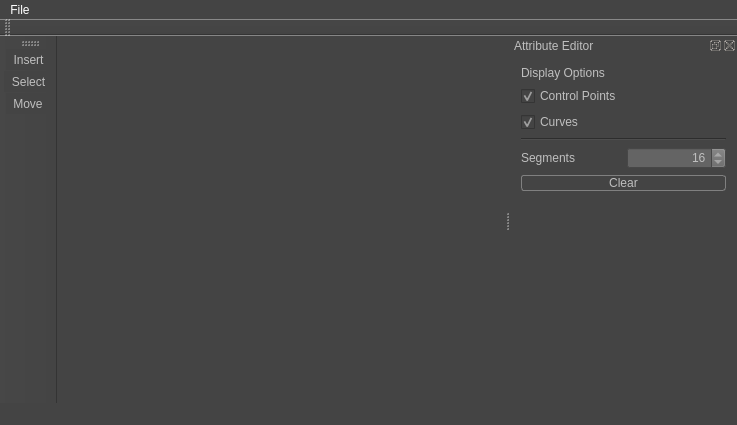
<?xml version="1.0" encoding="UTF-8"?>
<ui version="4.0">
 <class>MainWindowClass</class>
 <widget class="QMainWindow" name="MainWindowClass">
  <property name="geometry">
   <rect>
    <x>0</x>
    <y>0</y>
    <width>737</width>
    <height>425</height>
   </rect>
  </property>
  <property name="windowTitle">
   <string>Centripetal Catmull-Rom Curve Editor</string>
  </property>
  <property name="styleSheet">
   <string notr="true">QMainWindow
{
	color: #BFBFBF;
	background-color: #444444;
}
QWidget
{
	color: #BFBFBF;
	background-color: #444444;
}
QWidget:item:hover
{
    background-color: #5285A6;
    color: #FFFFFF;
}
/*------------------------MenuBar Menu----------------------------------------*/
QMenuBar::item
{
    color: #FFFFFF;
    background: transparent;
}

QMenuBar::item:selected
{
    background: #5285A6;
    /*border: 1px solid #5285A6;*/
}

QMenuBar::item:pressed
{
    background: #444;
    border: 1px solid #000;
    background-color: #5285A6;
    margin-bottom:-1px;
    padding-bottom:1px;
}
QMenu::item:selected
{
    color: #FFFFFF;
    background-color: #5285A6;
}
QMenu::item:hover
{
    color: #5285A6;
}
/*------------------------ComboBox----------------------------------------*/
QComboBox {
    border: 1px solid gray;
    border-radius: 3px;
    padding: 1px 18px 1px 3px;
    min-width: 6em;
}
QComboBox:hover
{
	background: #5285A6;
}

QComboBox:editable {
    background: #646464;
}
QComboBox:!editable {
     background: #444444;
}
/* QComboBox gets the &quot;on&quot; state when the popup is open */
QComboBox:!editable:on {
    background: #646464;
}
QComboBox:on { /* shift the text when the popup opens */
    padding-top: 3px;
    padding-left: 4px;
}
QComboBox::down-arrow {
    image: url(:/icons/dropArrow.png);
}
QComboBox::down-arrow:on { /* shift the arrow when popup is open */
    top: 1px;
    left: 1px;
}
/*Drop down*/
QComboBox::drop-down,
QComboBox::drop-down:hover,
QComboBox::drop-down:on {
    subcontrol-origin: padding;
    subcontrol-position: top right;
    width: 15px;
    border-left-style: solid;
    border-left-color: #646464;
    border-left-width: 1px;
}
QComboBox QAbstractItemView {
    selection-background-color: #5285A6;
	outline:none;
}
/*---------------------------------------------------------*/
QPushButton
{
    border: 1px solid gray;
    border-radius: 3px;
	min-width: 4em;
	min-height: 2em;
}
QPushButton:hover
{
    background-color: #646464;
}
QPushButton:pressed{
    
    background-color: #5285A6;
}
/*---------------------------------------------------------*/
/* Customize spin boxes. */

QSpinBox {
    background-color: #646464;
}

QSpinBox::up-button {
    image: url(:/icons/arrowUp.png);
    background-color: #444444;
}

QSpinBox::up-button:hover {
    border-image: url(:/images/spinup_hover.png) 1;
    background-color: #545454;
}

QSpinBox::up-button:pressed {
    border-image: url(:/images/spinup_pressed.png) 1;
    background-color: #646464;
}

QSpinBox::down-button {
    image: url(:/icons/arrowDown.png);
    background-color: #444444;
}

QSpinBox::down-button:hover {
    border-image: url(:/images/spindown_hover.png) 1;
    background-color: #545454;
}

QSpinBox::down-button:pressed {
    border-image: url(:/images/spindown_pressed.png) 1;
    background-color: #646464;
}</string>
  </property>
  <widget class="QWidget" name="centralWidget">
   <layout class="QHBoxLayout" name="horizontalLayout">
    <item>
     <layout class="QVBoxLayout" name="ogl_layout"/>
    </item>
   </layout>
  </widget>
  <widget class="QMenuBar" name="menuBar">
   <property name="geometry">
    <rect>
     <x>0</x>
     <y>0</y>
     <width>737</width>
     <height>21</height>
    </rect>
   </property>
   <widget class="QMenu" name="menuFile">
    <property name="title">
     <string>File</string>
    </property>
    <addaction name="actionNew"/>
    <addaction name="actionOpen"/>
    <addaction name="actionSave"/>
    <addaction name="actionExport"/>
    <addaction name="separator"/>
    <addaction name="actionExit"/>
   </widget>
   <addaction name="menuFile"/>
  </widget>
  <widget class="QToolBar" name="mainToolBar">
   <attribute name="toolBarArea">
    <enum>LeftToolBarArea</enum>
   </attribute>
   <attribute name="toolBarBreak">
    <bool>false</bool>
   </attribute>
   <addaction name="actionInsert"/>
   <addaction name="actionSelect"/>
   <addaction name="actionMove"/>
  </widget>
  <widget class="QStatusBar" name="statusBar"/>
  <widget class="QToolBar" name="toolBar">
   <property name="windowTitle">
    <string>toolBar</string>
   </property>
   <attribute name="toolBarArea">
    <enum>TopToolBarArea</enum>
   </attribute>
   <attribute name="toolBarBreak">
    <bool>false</bool>
   </attribute>
  </widget>
  <widget class="QDockWidget" name="attr_editor">
   <property name="windowTitle">
    <string>Attribute Editor</string>
   </property>
   <attribute name="dockWidgetArea">
    <number>2</number>
   </attribute>
   <widget class="QWidget" name="dockWidgetContents">
    <layout class="QVBoxLayout" name="verticalLayout">
     <item>
      <layout class="QVBoxLayout" name="verticalLayout_2">
       <item>
        <widget class="QLabel" name="label">
         <property name="text">
          <string>Display Options</string>
         </property>
        </widget>
       </item>
       <item>
        <widget class="QCheckBox" name="disp_ctrl_pts">
         <property name="text">
          <string>Control Points</string>
         </property>
         <property name="checked">
          <bool>true</bool>
         </property>
        </widget>
       </item>
       <item>
        <widget class="QCheckBox" name="disp_curves">
         <property name="text">
          <string>Curves</string>
         </property>
         <property name="checked">
          <bool>true</bool>
         </property>
        </widget>
       </item>
      </layout>
     </item>
     <item>
      <widget class="Line" name="line">
       <property name="orientation">
        <enum>Qt::Horizontal</enum>
       </property>
      </widget>
     </item>
     <item>
      <layout class="QGridLayout" name="gridLayout">
       <item row="0" column="1">
        <widget class="QSpinBox" name="seg_val">
         <property name="alignment">
          <set>Qt::AlignRight|Qt::AlignTrailing|Qt::AlignVCenter</set>
         </property>
         <property name="minimum">
          <number>1</number>
         </property>
         <property name="maximum">
          <number>9999</number>
         </property>
         <property name="singleStep">
          <number>1</number>
         </property>
         <property name="value">
          <number>16</number>
         </property>
         <property name="displayIntegerBase">
          <number>10</number>
         </property>
        </widget>
       </item>
       <item row="0" column="0">
        <widget class="QLabel" name="seg_label">
         <property name="text">
          <string>Segments</string>
         </property>
        </widget>
       </item>
      </layout>
     </item>
     <item>
      <widget class="QPushButton" name="clear_button">
       <property name="text">
        <string>Clear</string>
       </property>
      </widget>
     </item>
     <item>
      <layout class="QVBoxLayout" name="verticalLayout_4">
       <item>
        <spacer name="horizontalSpacer">
         <property name="orientation">
          <enum>Qt::Horizontal</enum>
         </property>
         <property name="sizeHint" stdset="0">
          <size>
           <width>40</width>
           <height>20</height>
          </size>
         </property>
        </spacer>
       </item>
       <item>
        <spacer name="verticalSpacer">
         <property name="orientation">
          <enum>Qt::Vertical</enum>
         </property>
         <property name="sizeHint" stdset="0">
          <size>
           <width>205</width>
           <height>108</height>
          </size>
         </property>
        </spacer>
       </item>
      </layout>
     </item>
    </layout>
   </widget>
  </widget>
  <action name="actionNew">
   <property name="text">
    <string>New</string>
   </property>
   <property name="shortcut">
    <string>Ctrl+N</string>
   </property>
  </action>
  <action name="actionOpen">
   <property name="text">
    <string>Open</string>
   </property>
   <property name="shortcut">
    <string>Ctrl+O</string>
   </property>
  </action>
  <action name="actionExit">
   <property name="text">
    <string>Exit</string>
   </property>
   <property name="shortcut">
    <string>Ctrl+Q</string>
   </property>
  </action>
  <action name="actionSave">
   <property name="text">
    <string>Save</string>
   </property>
   <property name="shortcut">
    <string>Ctrl+S</string>
   </property>
  </action>
  <action name="actionSelect">
   <property name="icon">
    <iconset resource="MainWindow.qrc">
     <normaloff>:/icons/selectmodel.png</normaloff>:/icons/selectmodel.png</iconset>
   </property>
   <property name="text">
    <string>Select</string>
   </property>
  </action>
  <action name="actionMove">
   <property name="icon">
    <iconset resource="MainWindow.qrc">
     <normaloff>:/icons/move_M.png</normaloff>:/icons/move_M.png</iconset>
   </property>
   <property name="text">
    <string>Move</string>
   </property>
  </action>
  <action name="actionInsert">
   <property name="icon">
    <iconset resource="MainWindow.qrc">
     <normaloff>:/icons/curve.png</normaloff>:/icons/curve.png</iconset>
   </property>
   <property name="text">
    <string>Insert</string>
   </property>
  </action>
  <action name="actionExport">
   <property name="text">
    <string>Export</string>
   </property>
   <property name="toolTip">
    <string>Export</string>
   </property>
   <property name="shortcut">
    <string>Ctrl+E</string>
   </property>
  </action>
 </widget>
 <layoutdefault spacing="6" margin="11"/>
 <resources>
  <include location="MainWindow.qrc"/>
 </resources>
 <connections>
  <connection>
   <sender>actionExit</sender>
   <signal>triggered()</signal>
   <receiver>MainWindowClass</receiver>
   <slot>close()</slot>
   <hints>
    <hint type="sourcelabel">
     <x>-1</x>
     <y>-1</y>
    </hint>
    <hint type="destinationlabel">
     <x>365</x>
     <y>213</y>
    </hint>
   </hints>
  </connection>
 </connections>
</ui>
